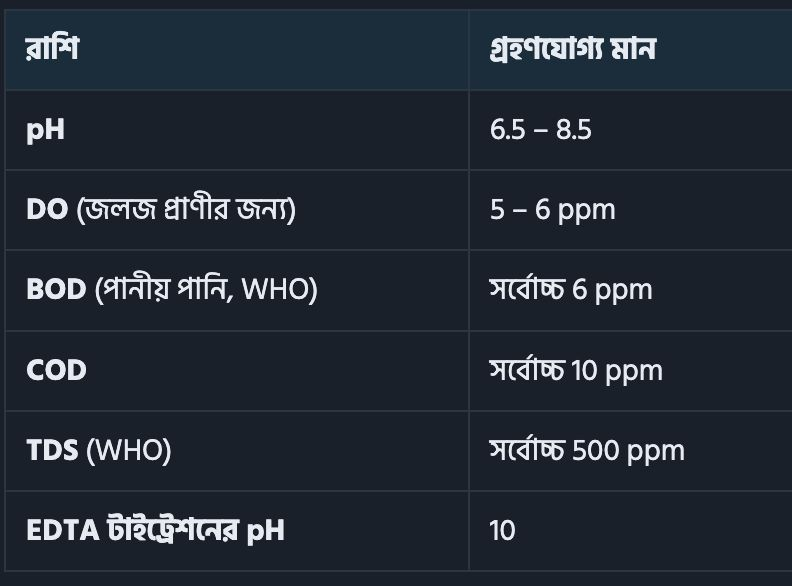
#> input picture Sprint 2/Environment Chemistry Theory Help.jpeg, 792 x 586 px
$ python lines.py '../../../../Sprint 2/Environment Chemistry Theory Help.jpeg'
#> lines starting #> are read from the running program, lines starting #| are printed output that depends on the picture; after the words box and inside, x2 and y2 are one past the last pixel; in counts of white or black regions, pixels touching at a corner belong together
from PIL import Image
import numpy as np,sys,glob
def hlines(f,minfrac=0.7):
#> called with minfrac = 0.7
    a=np.asarray(Image.open(f).convert('RGB')).astype(int); H,W,_=a.shape
#> after `H, W, _ = a.shape`: H = 586; W = 792
    nw=a.sum(2)<738
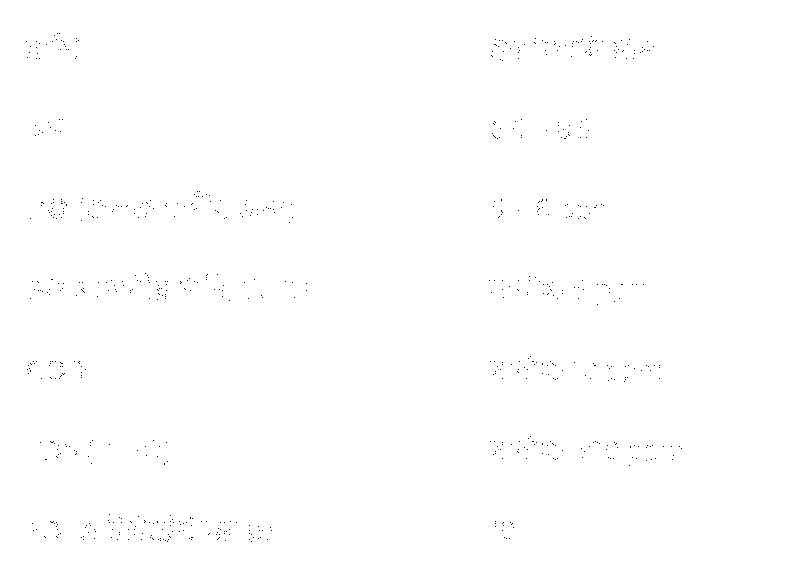
#> nw: shape (586, 792) bool; 99.8% white; black in thin lines or dots, all inside (x1, y1, x2, y2) = (26, 33, 682, 542)
    out=[]
    for y in range(H):
        r=nw[y]
        # longest run
        d=np.diff(np.concatenate([[0],r.astype(int),[0]]))
        s=np.where(d==1)[0]; e=np.where(d==-1)[0]
        if len(s)==0: continue
        i=np.argmax(e-s)
        if e[i]-s[i]>W*minfrac: out.append((y,s[i],e[i],tuple(a[y,(s[i]+e[i])//2])))
#> this loop made 586 passes
#> (s, e, i) on passes 1 to 3: ([0], [792], 0), ([0], [792], 0), ([0], [792], 0)
#> after the loop, out = 458 items
    # group consecutive
    g=[]
    for o in out:
        if g and o[0]-g[-1][-1][0]<=1: g[-1].append(o)
        else: g.append([o])
#> this loop made 458 passes
#> o on passes 1 to 3: (0, 0, 792, (25, 32, 40)), (1, 0, 792, (25, 32, 40)), (2, 0, 792, (25, 32, 42))
#> after the loop, g = 31 items
    return [(x[0][0],len(x),x[0][1],x[0][2],x[0][3]) for x in g]
if __name__=='__main__':
    for f in sys.argv[1:]:
        print(f.split('/')[-2:],[(y,t,x0,x1,c) for y,t,x0,x1,c in hlines(f) if t<=6])
